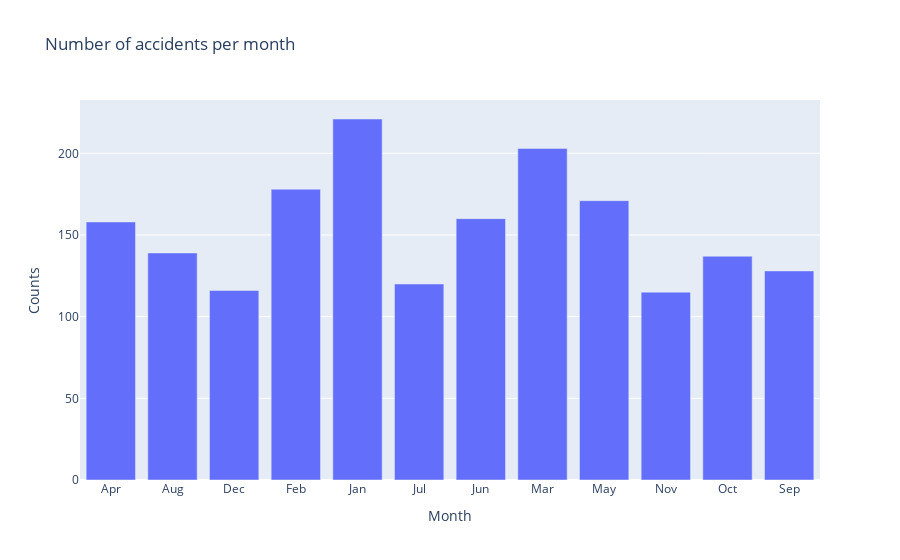

Write notebook code for a chart like this one.
### Code cell
df_month = bigdata.groupby("Month").agg({"Month":"count"})
df_month.columns = ["Counts"]
df_month.reset_index(inplace=True)

fig = px.bar(df_month, x='Month', y='Counts', title="Number of accidents per month")
fig.show()

### Figure 1 — Plotly figure (JSON) as saved in the notebook; plotly's stock layout.template omitted (floating-point values rounded to 4 significant figures)
{"data": [{"alignmentgroup": "True", "hovertemplate": "Month=%{x}<br>Counts=%{y}<extra></extra>", "legendgroup": "", "marker": {"color": "#636efa", "pattern": {"shape": ""}}, "name": "", "offsetgroup": "", "orientation": "v", "showlegend": false, "textposition": "auto", "type": "bar", "x": ["Apr", "Aug", "Dec", "Feb", "Jan", "Jul", "Jun", "Mar", "May", "Nov", "Oct", "Sep"], "xaxis": "x", "y": [158, 139, 116, 178, 221, 120, 160, 203, 171, 115, 137, 128], "yaxis": "y"}], "layout": {"barmode": "relative", "legend": {"tracegroupgap": 0}, "title": {"text": "Number of accidents per month"}, "xaxis": {"anchor": "y", "domain": [0, 1], "title": {"text": "Month"}}, "yaxis": {"anchor": "x", "domain": [0, 1], "title": {"text": "Counts"}}}}
